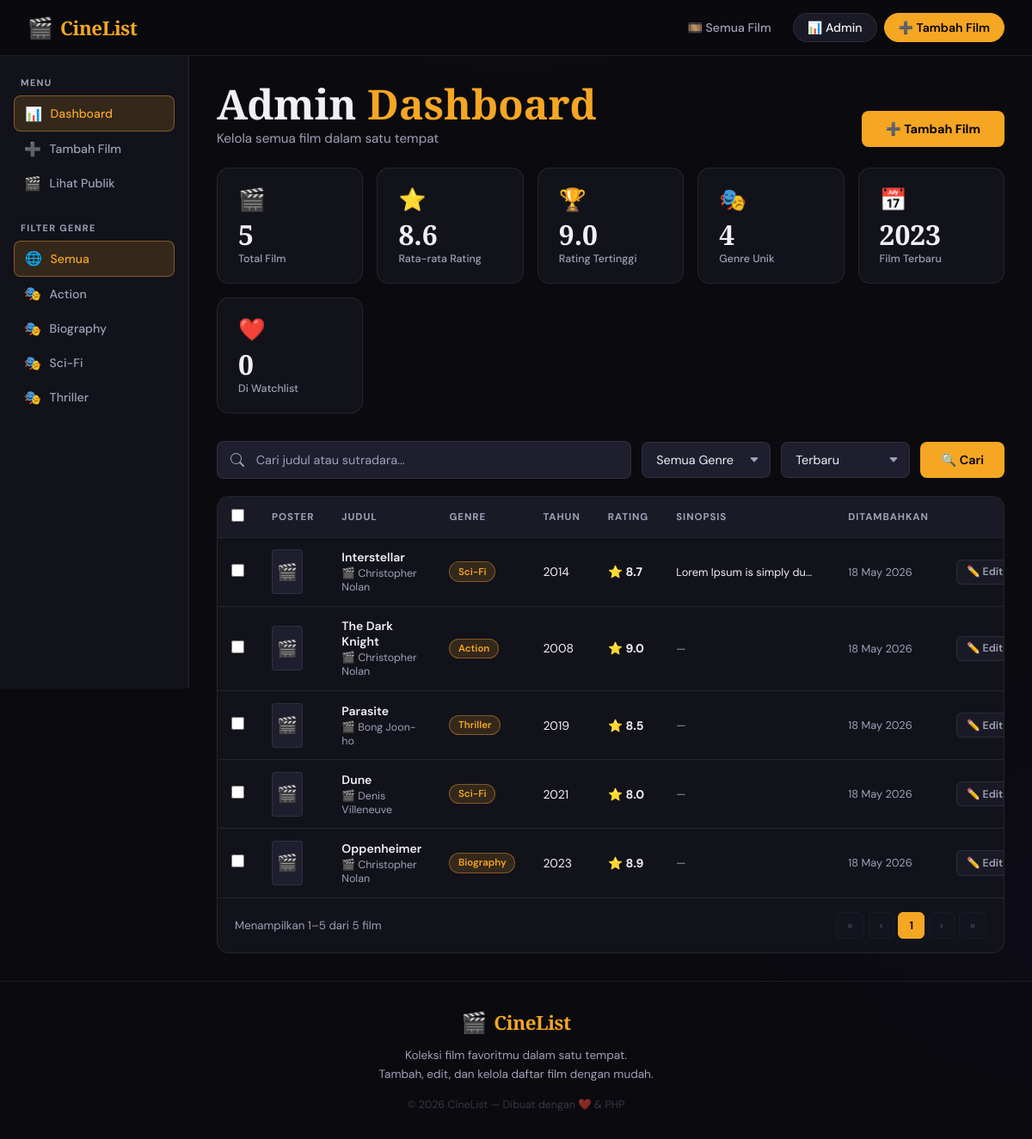
The app's page /admin.php with its own data.
### tables this page shows
CREATE TABLE `movies` (
  `id` int NOT NULL,
  `title` varchar(255) NOT NULL,
  `director` varchar(255) DEFAULT NULL,
  `genre` varchar(100) DEFAULT NULL,
  `year` year DEFAULT NULL,
  `rating` decimal(3,1) DEFAULT NULL,
  `synopsis` text,
  `poster` text,
  `created_at` timestamp NULL DEFAULT CURRENT_TIMESTAMP
);

### admin.php (the view, shortened to what this page needs)
<?php
require_once 'config/db.php';
$perPage = 10;
$page    = max(1, intval($_GET['page'] ?? 1));
$search = trim($_GET['search'] ?? '');
$genre  = trim($_GET['genre']  ?? '');
$sort   = $_GET['sort'] ?? 'created_at_desc';
$where  = [];
$params = [];
$whereSQL = $where ? 'WHERE ' . implode(' AND ', $where) : '';
$orderMap = [
    'created_at_desc' => 'created_at DESC',
    'created_at_asc'  => 'created_at ASC',
    'rating_desc'     => 'rating DESC',
    'rating_asc'      => 'rating ASC',
    'title_asc'       => 'title ASC',
    'title_desc'      => 'title DESC',
    'year_desc'       => 'year DESC',
    'year_asc'        => 'year ASC',
];
$orderSQL = $orderMap[$sort] ?? 'created_at DESC';
$countStmt = $pdo->prepare("SELECT COUNT(*) FROM movies $whereSQL");
$countStmt->execute($params);
$totalRows  = $countStmt->fetchColumn();
$totalPages = max(1, ceil($totalRows / $perPage));
$page       = min($page, $totalPages);
$offset     = ($page - 1) * $perPage;
$stmt = $pdo->prepare("SELECT * FROM movies $whereSQL ORDER BY $orderSQL LIMIT $perPage OFFSET $offset");
$stmt->execute($params);
$movies = $stmt->fetchAll();
$stats = $pdo->query("SELECT COUNT(*) as total, AVG(rating) as avg_rating, MAX(rating) as max_rating, MIN(year) as oldest_year, MAX(year) as newest_year FROM movies")->fetch();
$genreCount = $pdo->query("SELECT COUNT(DISTINCT genre) FROM movies WHERE genre IS NOT NULL AND genre != ''")->fetchColumn();
$genres     = $pdo->query("SELECT DISTINCT genre FROM movies WHERE genre IS NOT NULL AND genre != '' ORDER BY genre")->fetchAll(PDO::FETCH_COLUMN);
$wlCount = 0;
try {
    $wlCount = $pdo->query("SELECT COUNT(DISTINCT movie_id) FROM watchlist")->fetchColumn();
} catch (PDOException $e) {}
function qs($extra = []) {
    $base = array_filter([
        'search' => $_GET['search'] ?? '',
        'genre'  => $_GET['genre']  ?? '',
        'sort'   => $_GET['sort']   ?? '',
    ]);
    $merged = array_merge($base, $extra);
    $merged = array_filter($merged, fn($v) => $v !== '' && $v !== null);
    return $merged ? '?' . http_build_query($merged) : '?';
}
?>
<!DOCTYPE html>
<html lang="id">
<head>
    <link rel="stylesheet" href="assets/style.css">
</head>
<body>
<?php include 'includes/navbar.php'; ?>
<div class="admin-layout">
    <aside class="admin-sidebar">
        <div class="sidebar-section">
            <div class="sidebar-label">Menu</div>
            <a href="admin.php" class="sidebar-link active">
                <span class="icon">📊</span> Dashboard
            </a>
            <a href="add.php" class="sidebar-link">
                <span class="icon">➕</span> Tambah Film
            </a>
            <a href="index.php" class="sidebar-link">
                <span class="icon">🎬</span> Lihat Publik
            </a>
        </div>
        <div class="sidebar-section">
            <div class="sidebar-label">Filter Genre</div>
            <a href="<?= qs(['genre'=>'','page'=>1]) ?>" class="sidebar-link <?= $genre==='' ? 'active':'' ?>">
                <span class="icon">🌐</span> Semua
            </a>
            <?php foreach ($genres as $g): ?>
            <a href="<?= qs(['genre'=>$g,'page'=>1]) ?>" class="sidebar-link <?= $genre===$g?'active':'' ?>">
                <span class="icon">🎭</span> <?= htmlspecialchars($g) ?>
            </a>
            <?php endforeach; ?>
        </div>
    </aside>
    <div class="admin-content">
        <div class="page-header" style="margin-bottom:1.5rem;">
            <div>
                <h1 class="page-title">Admin <span>Dashboard</span></h1>
                <p class="page-subtitle">Kelola semua film dalam satu tempat</p>
            </div>
            <a href="add.php" class="btn-primary">➕ Tambah Film</a>
        </div>
        <div class="stats-grid">
            <div class="stat-card">
                <div class="stat-icon">🎬</div>
                <div class="stat-value"><?= $stats['total'] ?></div>
                <div class="stat-label">Total Film</div>
            </div>
            <div class="stat-card">
                <div class="stat-icon">⭐</div>
                <div class="stat-value"><?= $stats['avg_rating'] ? number_format($stats['avg_rating'], 1) : '—' ?></div>
                <div class="stat-label">Rata-rata Rating</div>
            </div>
            <div class="stat-card">
                <div class="stat-icon">🏆</div>
                <div class="stat-value"><?= $stats['max_rating'] ?? '—' ?></div>
                <div class="stat-label">Rating Tertinggi</div>
            </div>
            <div class="stat-card">
                <div class="stat-icon">🎭</div>
                <div class="stat-value"><?= $genreCount ?></div>
                <div class="stat-label">Genre Unik</div>
            </div>
            <div class="stat-card">
                <div class="stat-icon">📅</div>
                <div class="stat-value"><?= $stats['newest_year'] ?? '—' ?></div>
                <div class="stat-label">Film Terbaru</div>
            </div>
            <div class="stat-card">
                <div class="stat-icon">❤️</div>
                <div class="stat-value"><?= $wlCount ?></div>
                <div class="stat-label">Di Watchlist</div>
            </div>
        </div>
        <form method="GET" action="admin.php" class="admin-toolbar">
            <div class="search-input-wrap">
                <input type="text" name="search" class="search-input" placeholder="Cari judul atau sutradara..." value="<?= htmlspecialchars($search) ?>">
            </div>
            <select name="genre" class="filter-select">
                <option value="">Semua Genre</option>
            </select>
            <select name="sort" class="filter-select">
                <option value="created_at_desc" <?= $sort==='created_at_desc'?'selected':'' ?>>Terbaru</option>
            </select>
            <button type="submit" class="btn-search">🔍 Cari</button>
        </form>
        <div class="table-wrap">
            <table class="data-table" id="movieTable">
                <thead>
                    <tr>
                        <th style="width:36px;"><input type="checkbox" class="cb-movie" id="cbAll" onchange="toggleAll(this)" title="Pilih semua"></th>
                        <th style="width:52px;">Poster</th>
                        <th>
                            <a href="<?= qs(['sort'=> $sort==='title_asc'?'title_desc':'title_asc', 'page'=>1]) ?>">
                                Judul <?= $sort==='title_asc'?'↑':($sort==='title_desc'?'↓':'') ?>
                            </a>
                        </th>
                        <th>Genre</th>
                        <th>
                            <a href="<?= qs(['sort'=> $sort==='year_desc'?'year_asc':'year_desc', 'page'=>1]) ?>">
                                Tahun <?= $sort==='year_asc'?'↑':($sort==='year_desc'?'↓':'') ?>
                            </a>
                        </th>
                        <th>
                            <a href="<?= qs(['sort'=> $sort==='rating_desc'?'rating_asc':'rating_desc', 'page'=>1]) ?>">
                                Rating <?= $sort==='rating_asc'?'↑':($sort==='rating_desc'?'↓':'') ?>
                            </a>
                        </th>
                        <th>Sinopsis</th>
                        <th>Ditambahkan</th>
                        <th style="text-align:right;">Aksi</th>
                    </tr>
                </thead>
                <tbody>
                    <?php if (empty($movies)): ?>
                        <tr><td colspan="9" style="text-align:center;padding:3rem;color:var(--text-secondary);">🎭 Tidak ada film ditemukan</td></tr>
                    <?php else: ?>
                    <?php foreach ($movies as $m): ?>
                        <tr>
                            <td><input type="checkbox" class="cb-movie cb-row" value="<?= $m['id'] ?>" onchange="updateBulk()"></td>
                            <td class="td-poster">
                            </td>
                            <td class="td-title">
                                <?= htmlspecialchars($m['title']) ?>
                                <?php if (!empty($m['director'])): ?>
                                    <small>🎬 <?= htmlspecialchars($m['director']) ?></small>
                                <?php endif; ?>
                            </td>
                            <td><?php if (!empty($m['genre'])): ?><span class="genre-chip"><?= htmlspecialchars($m['genre']) ?></span><?php else: ?>—<?php endif; ?></td>
                            <td><?= $m['year'] ?? '—' ?></td>
                            <td class="td-rating"><?= $m['rating'] ? '⭐ '.number_format($m['rating'],1) : '—' ?></td>
                            <td class="td-synopsis" title="<?= htmlspecialchars($m['synopsis'] ?? '') ?>">
                                <?= $m['synopsis'] ? htmlspecialchars($m['synopsis']) : '<span style="color:var(--text-secondary)">—</span>' ?>
                            </td>
                            <td style="color:var(--text-secondary);font-size:0.8rem;white-space:nowrap;">
                                <?= date('d M Y', strtotime($m['created_at'])) ?>
                            </td>
                            <td>
                                <div class="td-actions" style="justify-content:flex-end;">
                                    <a href="edit.php?id=<?= $m['id'] ?>" class="tbl-btn tbl-btn-edit">✏️ Edit</a>
                                </div>
                            </td>
                        </tr>
                    <?php endforeach; ?>
                    <?php endif; ?>
                </tbody>
            </table>
            <?php if ($totalPages > 1 || $totalRows > 0): ?>
            <div class="pagination">
                <div class="pagination-info">
                    Menampilkan <?= $offset + 1 ?>–<?= min($offset + $perPage, $totalRows) ?> dari <?= $totalRows ?> film
                </div>
                <div class="pagination-links">
                    <a href="<?= qs(['page'=>1]) ?>" class="page-btn <?= $page<=1?'disabled':'' ?>">«</a>
                    <a href="<?= qs(['page'=>$page-1]) ?>" class="page-btn <?= $page<=1?'disabled':'' ?>">‹</a>
                    <?php
                    $start = max(1, $page - 2);
                    $end   = min($totalPages, $page + 2);
                    if ($start > 1): ?><span class="page-btn disabled">…</span><?php endif;
                    for ($p = $start; $p <= $end; $p++): ?>
                        <a href="<?= qs(['page'=>$p]) ?>" class="page-btn <?= $p===$page?'active':'' ?>"><?= $p ?></a>
                    <?php endfor;
                    if ($end < $totalPages): ?><span class="page-btn disabled">…</span><?php endif; ?>
                    <a href="<?= qs(['page'=>$page+1]) ?>" class="page-btn <?= $page>=$totalPages?'disabled':'' ?>">›</a>
                    <a href="<?= qs(['page'=>$totalPages]) ?>" class="page-btn <?= $page>=$totalPages?'disabled':'' ?>">»</a>
                </div>
            </div>
            <?php endif; ?>
        </div>
    </div>
</div>
<?php include 'includes/footer.php'; ?>
</body>
</html>

### assets/style.css (style rules this page uses)
:root { --bg-deep: #0a0a0f; --bg-card: #12121a; --bg-card2: #1a1a26; --bg-input: #1e1e2e; --border: rgba(255,255,255,0.08); --border-hover: rgba(255,165,50,0.4); --accent: #f5a623; --accent-dim: rgba(245,166,35,0.15); --accent-glow: rgba(245,166,35,0.3); --red: #ff4757; --red-dim: rgba(255,71,87,0.15); --green: #2ed573; --text-primary: #f0f0f5; --text-secondary:#a0a0b8; --text-muted: #6060788; --shadow-card: 0 8px 32px rgba(0,0,0,0.5); --shadow-accent: 0 0 24px rgba(245,166,35,0.2); --radius: 14px; --radius-sm: 8px; --transition: 0.25s cubic-bezier(0.4,0,0.2,1); }
*, *::before, *::after { box-sizing: border-box; margin: 0; padding: 0; }
html { scroll-behavior: smooth; }
body { font-family: 'DM Sans', sans-serif; background: var(--bg-deep); color: var(--text-primary); min-height: 100vh; display: flex; flex-direction: column; background-image: radial-gradient(ellipse 80% 50% at 50% -20%, rgba(245,166,35,0.06) 0%, transparent 60%), radial-gradient(ellipse 50% 40% at 100% 80%, rgba(100,50,200,0.04) 0%, transparent 60%); }
.page-header { margin-bottom: 2.5rem; display: flex; align-items: flex-end; justify-content: space-between; flex-wrap: wrap; gap: 1rem; }
.page-title { font-family: 'Playfair Display', serif; font-size: clamp(2rem, 5vw, 3rem); font-weight: 900; line-height: 1; color: var(--text-primary); }
.page-title span { color: var(--accent); }
.page-subtitle { color: var(--text-secondary); font-size: 0.95rem; margin-top: 0.4rem; }
.search-input-wrap { flex: 1; min-width: 200px; position: relative; }
.search-input { width: 100%; padding: 0.75rem 1rem 0.75rem 2.8rem; background: var(--bg-input); border: 1px solid var(--border); border-radius: var(--radius-sm); color: var(--text-primary); font-size: 0.9rem; font-family: inherit; outline: none; transition: var(--transition); }
.search-input::placeholder { color: var(--text-secondary); }
.filter-select { padding: 0.75rem 1rem; background: var(--bg-input); border: 1px solid var(--border); border-radius: var(--radius-sm); color: var(--text-primary); font-size: 0.9rem; font-family: inherit; outline: none; cursor: pointer; transition: var(--transition); appearance: none; padding-right: 2.2rem; background-repeat: no-repeat; background-position: right 0.75rem center; min-width: 150px; }
.filter-select option { background: var(--bg-deep); }
.btn-search { padding: 0.75rem 1.5rem; background: var(--accent); color: #000; border: none; border-radius: var(--radius-sm); font-weight: 600; font-family: inherit; cursor: pointer; transition: var(--transition); font-size: 0.9rem; white-space: nowrap; }
.btn-primary { display: inline-flex; align-items: center; gap: 0.5rem; padding: 0.75rem 1.75rem; background: var(--accent); color: #000; text-decoration: none; border-radius: var(--radius-sm); font-weight: 700; transition: var(--transition); font-size: 0.9rem; }

### records on screen
movies: title "Interstellar", director "Christopher Nolan", genre "Sci-Fi", year "2014", rating "8.7", synopsis "Lorem Ipsum is simply du…", created_at "18 May 2026"
movies: title "The Dark Knight", director "Christopher Nolan", genre "Action", year "2008", rating "9.0", created_at "18 May 2026"
movies: title "Parasite", director "Bong Joon-ho", genre "Thriller", year "2019", rating "8.5", created_at "18 May 2026"
movies: title "Dune", director "Denis Villeneuve", genre "Sci-Fi", year "2021", rating "8.0", created_at "18 May 2026"
movies: title "Oppenheimer", director "Christopher Nolan", genre "Biography", year "2023", rating "8.9", created_at "18 May 2026"

### other values on screen
$g "Action"
$g "Biography"
$g "Sci-Fi"
$g "Thriller"
$stats['total'] "5"
$stats['avg_rating'] "8.6"
$stats['max_rating'] "9.0"
$genreCount "4"
$stats['newest_year'] "2023"
$wlCount "0"
$offset + 1 "1"
min($offset + $perPage, $totalRows) "5"
$totalRows "5"
